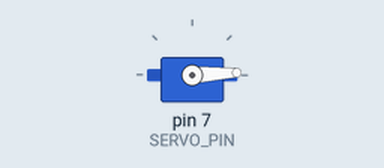
Simulated run of this sketch. Board: Arduino Uno, built with avr-gcc and run on an emulated ATmega328P. On the bench: servo.

Above: at 0.05 s.
At 1.3 s:
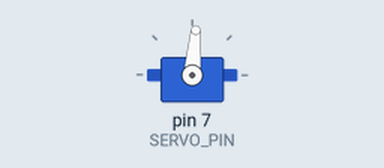
At 2.6 s:
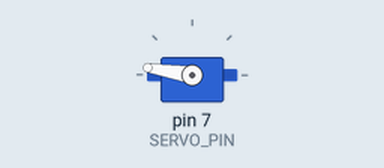
At 5.2 s:
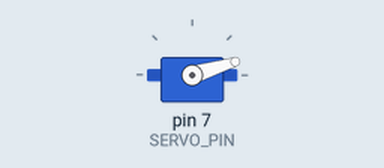
Timing chart, 0 to 7.1 s (numbered marks = the images above):
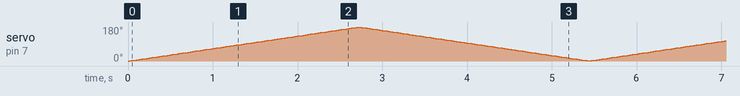

The sketch:

ServoSweep.ino
```cpp
// Sweep through all the possible positions for two servos.
// Useful as a simple test program.

#include <Servo.h>

// Pin assignments
#define SERVO_PIN 7  // declare pin for servo

Servo Servo1;

// variable to store the servo position
int pos = 0;

void setup() {
  // sets servo on the specified pin to be controlled
  Servo1.attach(SERVO_PIN);
}

void loop() {
  // rotate in one direction
  // goes from 0 degrees to 180 degrees in steps of 1 degree
  // tell servo to go to position in variable 'pos'
  for (int pos = 0; pos < 180; pos += 1) {
    Servo1.write(pos);

    // waits 15ms for the servo to reach the position
    delay(15);
  }

  // rotate in the opposite direction
  for (int pos = 180; pos >= 1; pos -= 1) {
    Servo1.write(pos);
    delay(15);
  }
}
```
